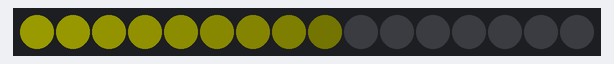
This sketch was run on a simulated Arduino Uno, built with avr-gcc and run on an emulated ATmega328P. On the bench: 16 RGB LEDs in strip order, left to right. Dim RGB values are drawn brighter than linear.

Above: at 0.16 s.
At 1.38 s:
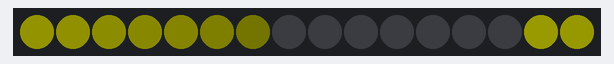
At 2.61 s:
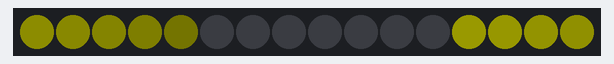
At 5.07 s:
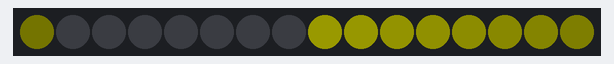
At 7.53 s:
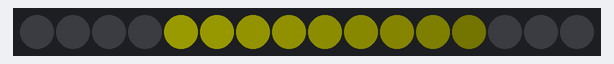
At 10.6 s:
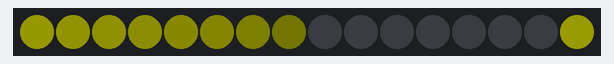

Measured:
- by itself, everything shown: repeats every 9.8 s, in 32 steps

The sketch:

LEDRing.ino
```cpp
// (licence header left out)
#include <Wire.h>
//#include <Adafruit_NeoPixel.h>
//#include "Common.h"
//#include "JORSUtils.h"

#include <SoftwareSerial.h>
#include <Adafruit_NeoPixel.h>

typedef unsigned char uint8;

//----------------------------------------------------------------------------
//  Constants
//----------------------------------------------------------------------------
const long MAX_TIME       = 1000;
const uint8 MAX_LEDS      =   16;
const uint8 LEDPin        =    8;
const int  COLORReduction =    3;

const uint8 COLOR_BLUE    =  0;
const uint8 COLOR_GREEN   =  1;
const uint8 COLOR_RED     =  2;
const uint8 COLOR_YELLOW  =  3;
const uint8 COLOR_CYAN    =  4;
const uint8 COLOR_MAGENTA =  5;
const uint8 COLOR_WHITE   =  6;
const uint8 COLOR_BLACK   =  7;
const uint8 COLOR_BRIGHT_GREEN = 8;
const uint8 COLOR_ORANGE  =  9;
const uint8 MAX_COLORS    = 10;

const uint8 colorArray[] =
{
 0, 0,  25,
 0, 25,  0,
25,  0,  0,
25, 25,  0,
 0, 25, 25,
25,  0, 25,
25, 25, 25,
 0,  0,  0,
 0, 25,  0,
25, 10,  0};

const uint8 colorArrayx[] =
{
  0,   0, 255/4,
  0, 128/4,   0,
255/4,   0,   0,
255/4, 255/4,   0,
  0, 255/4, 255/4,
255/4,   0, 255/4,
255/4, 255/4, 255/4,
  0,   0,   0,
  0, 255/4,   0,
255/4, 165/4,   0};

const int delayTime = 2000;
//----------------------------------------------------------------------------
//  Global Variables
//----------------------------------------------------------------------------
Adafruit_NeoPixel mStrip    = Adafruit_NeoPixel(MAX_LEDS, LEDPin, NEO_GRB + NEO_KHZ800);
uint8 mSpinColor = 0;

//----------------------------------------------------------------------------
//  Purpose:
//      Setup
//
//  Notes:
//      None
//
//----------------------------------------------------------------------------
void setup()
{
  Serial.begin(115200);
  pinMode(LEDPin, OUTPUT);
  mStrip.begin();
  mStrip.show();
  IdlePatternSet();
}

//----------------------------------------------------------------------------
//  Purpose:
//      Idle Loop
//
//  Notes:
//      None
//
//----------------------------------------------------------------------------
void loopGreen()
{
  ColorSet(COLOR_BRIGHT_GREEN);
}

void loopz()
{
  ColorSet(COLOR_WHITE);
}

void loop()
{
  SpinColor(COLOR_YELLOW);
  delay(10);
}

//----------------------------------------------------------------------------
//  Purpose:
//      Spin The Color Ring
//
//  Notes:
//      None
//
//----------------------------------------------------------------------------
void SpinColor(int color)
{
  int red   = colorArray[(color*3)];
  int blue  = colorArray[(color*3)+1];
  int green = colorArray[(color*3)+2];

  for(int i=0;i<16;i++)
  {
    uint8 realLoc = (mSpinColor+i)%16;
    mStrip.setPixelColor(realLoc, mStrip.Color((uint8)red, (uint8)blue, (uint8)green));

    if(0 > (red-COLORReduction))
    {
      red = 0;
    }
    else
    {
      red-=COLORReduction;
    }
    if(0 > (blue-COLORReduction))
    {
      blue = 0;
    }
    else
    {
      blue-=COLORReduction;
    }

    if(0 > (green-COLORReduction))
    {
      green = 0;
    }
    else
    {
      green-=COLORReduction;
    }
  }
  mStrip.show();
  delay(25);
  mSpinColor--;
}

//****************************************************************************
//****************************************************************************
//****************************************************************************
//****************************************************************************
//
//  LED Handler
//
//****************************************************************************
//****************************************************************************
//****************************************************************************
//****************************************************************************

//----------------------------------------------------------------------------
//  Purpose:
//      Return the combined color
//
//  Notes:
//      None
//
//----------------------------------------------------------------------------
uint32_t GetLEDColor(uint8_t colorIndex)
{
  if(colorIndex>=MAX_COLORS)
  {
    colorIndex = COLOR_BLACK;
  }

  uint8 red   = colorArray[(colorIndex*3)];
  uint8 blue  = colorArray[(colorIndex*3)+1];
  uint8 green = colorArray[(colorIndex*3)+2];

  return(mStrip.Color(red, blue, green));
}

//----------------------------------------------------------------------------
//  Purpose:
//
//
//  Notes:
//      None
//
//----------------------------------------------------------------------------
void ColorSet(uint8 team)
{
  uint8 theColor = team;

  uint32_t color = GetLEDColor(theColor);

  for(uint8 i=0; i<MAX_LEDS; i++)
  {
      mStrip.setPixelColor(i, color);
  }
  mStrip.show();
}

//----------------------------------------------------------------------------
//  Purpose:
//      Set the LEDs to the idle pattern
//
//  Notes:
//      None
//
//----------------------------------------------------------------------------
void IdlePatternSet()
{
  uint32_t color = GetLEDColor(COLOR_BLACK);
  uint8 i;

  for(i=0; i<4; i++)
  {
      mStrip.setPixelColor(i, color);
  }

  color = GetLEDColor(COLOR_RED);
  for(i=4; i<8; i++)
  {
      mStrip.setPixelColor(i, color);
  }

  color = GetLEDColor(COLOR_YELLOW);
  for(i=8; i<12; i++)
  {
      mStrip.setPixelColor(i, color);
  }

  color = GetLEDColor(COLOR_WHITE);
  for(i=12; i<16; i++)
  {
      mStrip.setPixelColor(i, color);
  }

  mStrip.show();
}
```
